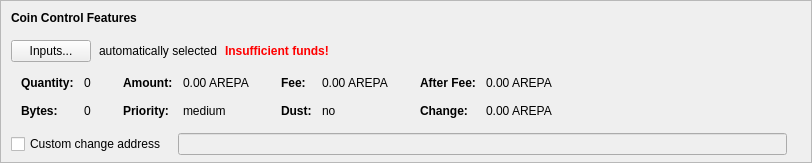
    <widget class="QFrame" name="frameCoinControl">
     <property name="sizePolicy">
      <sizepolicy hsizetype="Expanding" vsizetype="Expanding">
       <horstretch>0</horstretch>
       <verstretch>0</verstretch>
      </sizepolicy>
     </property>
     <property name="maximumSize">
      <size>
       <width>16777215</width>
       <height>16777215</height>
      </size>
     </property>
     <property name="frameShape">
      <enum>QFrame::StyledPanel</enum>
     </property>
     <property name="frameShadow">
      <enum>QFrame::Sunken</enum>
     </property>
     <layout class="QVBoxLayout" name="verticalLayoutCoinControl2">
      <property name="spacing">
       <number>0</number>
      </property>
      <property name="leftMargin">
       <number>0</number>
      </property>
      <property name="topMargin">
       <number>0</number>
      </property>
      <property name="rightMargin">
       <number>0</number>
      </property>
      <property name="bottomMargin">
       <number>6</number>
      </property>
      <item>
       <layout class="QVBoxLayout" name="verticalLayoutCoinControl" stretch="0,0,0,0,1">
        <property name="spacing">
         <number>0</number>
        </property>
        <property name="leftMargin">
         <number>10</number>
        </property>
        <property name="topMargin">
         <number>10</number>
        </property>
        <item>
         <layout class="QHBoxLayout" name="horizontalLayoutCoinControl1">
          <property name="bottomMargin">
           <number>15</number>
          </property>
          <item>
           <widget class="QLabel" name="labelCoinControlFeatures">
            <property name="sizePolicy">
             <sizepolicy hsizetype="Preferred" vsizetype="Maximum">
              <horstretch>0</horstretch>
              <verstretch>0</verstretch>
             </sizepolicy>
            </property>
            <property name="font">
             <font>
              <weight>75</weight>
              <bold>true</bold>
             </font>
            </property>
            <property name="styleSheet">
             <string notr="true">font-weight:bold;</string>
            </property>
            <property name="text">
             <string>Coin Control Features</string>
            </property>
           </widget>
          </item>
         </layout>
        </item>
        <item>
         <layout class="QHBoxLayout" name="horizontalLayoutCoinControl2" stretch="0,0,0,0">
          <property name="spacing">
           <number>8</number>
          </property>
          <property name="bottomMargin">
           <number>10</number>
          </property>
          <item>
           <widget class="QPushButton" name="pushButtonCoinControl">
            <property name="styleSheet">
             <string notr="true"/>
            </property>
            <property name="text">
             <string>Inputs...</string>
            </property>
            <property name="autoDefault">
             <bool>false</bool>
            </property>
           </widget>
          </item>
          <item>
           <widget class="QLabel" name="labelCoinControlAutomaticallySelected">
            <property name="text">
             <string>automatically selected</string>
            </property>
            <property name="margin">
             <number>5</number>
            </property>
           </widget>
          </item>
          <item>
           <widget class="QLabel" name="labelCoinControlInsuffFunds">
            <property name="font">
             <font>
              <weight>75</weight>
              <bold>true</bold>
             </font>
            </property>
            <property name="styleSheet">
             <string notr="true">color:red;font-weight:bold;</string>
            </property>
            <property name="text">
             <string>Insufficient funds!</string>
            </property>
            <property name="margin">
             <number>5</number>
            </property>
           </widget>
          </item>
          <item>
           <spacer name="horizontalSpacerCoinControl">
            <property name="orientation">
             <enum>Qt::Horizontal</enum>
            </property>
            <property name="sizeHint" stdset="0">
             <size>
              <width>40</width>
              <height>1</height>
             </size>
            </property>
           </spacer>
          </item>
         </layout>
        </item>
        <item>
         <widget class="QWidget" name="widgetCoinControl" native="true">
          <property name="sizePolicy">
           <sizepolicy hsizetype="Preferred" vsizetype="Preferred">
            <horstretch>0</horstretch>
            <verstretch>0</verstretch>
           </sizepolicy>
          </property>
          <property name="minimumSize">
           <size>
            <width>0</width>
            <height>0</height>
           </size>
          </property>
          <property name="styleSheet">
           <string notr="true"/>
          </property>
          <layout class="QHBoxLayout" name="horizontalLayoutCoinControl5">
           <property name="leftMargin">
            <number>0</number>
           </property>
           <property name="topMargin">
            <number>0</number>
           </property>
           <property name="rightMargin">
            <number>0</number>
           </property>
           <property name="bottomMargin">
            <number>0</number>
           </property>
           <item>
            <layout class="QHBoxLayout" name="horizontalLayoutCoinControl3" stretch="0,0,0,1">
             <property name="spacing">
              <number>20</number>
             </property>
             <property name="topMargin">
              <number>0</number>
             </property>
             <property name="bottomMargin">
              <number>10</number>
             </property>
             <item>
              <layout class="QFormLayout" name="formLayoutCoinControl1">
               <property name="horizontalSpacing">
                <number>10</number>
               </property>
               <property name="verticalSpacing">
                <number>14</number>
               </property>
               <property name="leftMargin">
                <number>10</number>
               </property>
               <property name="topMargin">
                <number>4</number>
               </property>
               <property name="rightMargin">
                <number>6</number>
               </property>
               <item row="0" column="0">
                <widget class="QLabel" name="labelCoinControlQuantityText">
                 <property name="font">
                  <font>
                   <weight>75</weight>
                   <bold>true</bold>
                  </font>
                 </property>
                 <property name="text">
                  <string>Quantity:</string>
                 </property>
                 <property name="margin">
                  <number>0</number>
                 </property>
                </widget>
               </item>
               <item row="0" column="1">
                <widget class="QLabel" name="labelCoinControlQuantity">
                 <property name="cursor">
                  <cursorShape>IBeamCursor</cursorShape>
                 </property>
                 <property name="contextMenuPolicy">
                  <enum>Qt::ActionsContextMenu</enum>
                 </property>
                 <property name="text">
                  <string notr="true">0</string>
                 </property>
                 <property name="margin">
                  <number>0</number>
                 </property>
                 <property name="textInteractionFlags">
                  <set>Qt::LinksAccessibleByMouse|Qt::TextSelectableByKeyboard|Qt::TextSelectableByMouse</set>
                 </property>
                </widget>
               </item>
               <item row="1" column="0">
                <widget class="QLabel" name="labelCoinControlBytesText">
                 <property name="font">
                  <font>
                   <weight>75</weight>
                   <bold>true</bold>
                  </font>
                 </property>
                 <property name="text">
                  <string>Bytes:</string>
                 </property>
                </widget>
               </item>
               <item row="1" column="1">
                <widget class="QLabel" name="labelCoinControlBytes">
                 <property name="cursor">
                  <cursorShape>IBeamCursor</cursorShape>
                 </property>
                 <property name="contextMenuPolicy">
                  <enum>Qt::ActionsContextMenu</enum>
                 </property>
                 <property name="text">
                  <string notr="true">0</string>
                 </property>
                 <property name="textInteractionFlags">
                  <set>Qt::LinksAccessibleByMouse|Qt::TextSelectableByKeyboard|Qt::TextSelectableByMouse</set>
                 </property>
                </widget>
               </item>
              </layout>
             </item>
             <item>
              <layout class="QFormLayout" name="formLayoutCoinControl2">
               <property name="horizontalSpacing">
                <number>10</number>
               </property>
               <property name="verticalSpacing">
                <number>14</number>
               </property>
               <property name="leftMargin">
                <number>6</number>
               </property>
               <property name="topMargin">
                <number>4</number>
               </property>
               <property name="rightMargin">
                <number>6</number>
               </property>
               <item row="0" column="0">
                <widget class="QLabel" name="labelCoinControlAmountText">
                 <property name="font">
                  <font>
                   <weight>75</weight>
                   <bold>true</bold>
                  </font>
                 </property>
                 <property name="text">
                  <string>Amount:</string>
                 </property>
                 <property name="margin">
                  <number>0</number>
                 </property>
                </widget>
               </item>
               <item row="0" column="1">
                <widget class="QLabel" name="labelCoinControlAmount">
                 <property name="cursor">
                  <cursorShape>IBeamCursor</cursorShape>
                 </property>
                 <property name="contextMenuPolicy">
                  <enum>Qt::ActionsContextMenu</enum>
                 </property>
                 <property name="text">
                  <string notr="true">0.00 AREPA</string>
                 </property>
                 <property name="textInteractionFlags">
                  <set>Qt::LinksAccessibleByMouse|Qt::TextSelectableByKeyboard|Qt::TextSelectableByMouse</set>
                 </property>
                </widget>
               </item>
               <item row="1" column="0">
                <widget class="QLabel" name="labelCoinControlPriorityText">
                 <property name="font">
                  <font>
                   <weight>75</weight>
                   <bold>true</bold>
                  </font>
                 </property>
                 <property name="text">
                  <string>Priority:</string>
                 </property>
                </widget>
               </item>
               <item row="1" column="1">
                <widget class="QLabel" name="labelCoinControlPriority">
                 <property name="cursor">
                  <cursorShape>IBeamCursor</cursorShape>
                 </property>
                 <property name="contextMenuPolicy">
                  <enum>Qt::ActionsContextMenu</enum>
                 </property>
                 <property name="text">
                  <string>medium</string>
                 </property>
                 <property name="textInteractionFlags">
                  <set>Qt::LinksAccessibleByMouse|Qt::TextSelectableByKeyboard|Qt::TextSelectableByMouse</set>
                 </property>
                </widget>
               </item>
              </layout>
             </item>
             <item>
              <layout class="QFormLayout" name="formLayoutCoinControl3">
               <property name="horizontalSpacing">
                <number>10</number>
               </property>
               <property name="verticalSpacing">
                <number>14</number>
               </property>
               <property name="leftMargin">
                <number>6</number>
               </property>
               <property name="topMargin">
                <number>4</number>
               </property>
               <property name="rightMargin">
                <number>6</number>
               </property>
               <item row="0" column="0">
                <widget class="QLabel" name="labelCoinControlFeeText">
                 <property name="font">
                  <font>
                   <weight>75</weight>
                   <bold>true</bold>
                  </font>
                 </property>
                 <property name="text">
                  <string>Fee:</string>
                 </property>
                 <property name="margin">
                  <number>0</number>
                 </property>
                </widget>
               </item>
               <item row="0" column="1">
                <widget class="QLabel" name="labelCoinControlFee">
                 <property name="cursor">
                  <cursorShape>IBeamCursor</cursorShape>
                 </property>
                 <property name="contextMenuPolicy">
                  <enum>Qt::ActionsContextMenu</enum>
                 </property>
                 <property name="text">
                  <string notr="true">0.00 AREPA</string>
                 </property>
                 <property name="textInteractionFlags">
                  <set>Qt::LinksAccessibleByMouse|Qt::TextSelectableByKeyboard|Qt::TextSelectableByMouse</set>
                 </property>
                </widget>
               </item>
               <item row="1" column="0">
                <widget class="QLabel" name="labelCoinControlLowOutputText">
                 <property name="font">
                  <font>
                   <weight>75</weight>
                   <bold>true</bold>
                  </font>
                 </property>
                 <property name="text">
                  <string>Dust:</string>
                 </property>
                </widget>
               </item>
               <item row="1" column="1">
                <widget class="QLabel" name="labelCoinControlLowOutput">
                 <property name="cursor">
                  <cursorShape>IBeamCursor</cursorShape>
                 </property>
                 <property name="contextMenuPolicy">
                  <enum>Qt::ActionsContextMenu</enum>
                 </property>
                 <property name="text">
                  <string>no</string>
                 </property>
                 <property name="textInteractionFlags">
                  <set>Qt::LinksAccessibleByMouse|Qt::TextSelectableByKeyboard|Qt::TextSelectableByMouse</set>
                 </property>
                </widget>
               </item>
              </layout>
             </item>
             <item>
              <layout class="QFormLayout" name="formLayoutCoinControl4">
               <property name="horizontalSpacing">
                <number>10</number>
               </property>
               <property name="verticalSpacing">
                <number>14</number>
               </property>
               <property name="leftMargin">
                <number>6</number>
               </property>
               <property name="topMargin">
                <number>4</number>
               </property>
               <property name="rightMargin">
                <number>6</number>
               </property>
               <item row="0" column="0">
                <widget class="QLabel" name="labelCoinControlAfterFeeText">
                 <property name="font">
                  <font>
                   <weight>75</weight>
                   <bold>true</bold>
                  </font>
                 </property>
                 <property name="text">
                  <string>After Fee:</string>
                 </property>
                 <property name="margin">
                  <number>0</number>
                 </property>
                </widget>
               </item>
               <item row="0" column="1">
                <widget class="QLabel" name="labelCoinControlAfterFee">
                 <property name="cursor">
                  <cursorShape>IBeamCursor</cursorShape>
                 </property>
                 <property name="contextMenuPolicy">
                  <enum>Qt::ActionsContextMenu</enum>
                 </property>
                 <property name="text">
                  <string notr="true">0.00 AREPA</string>
                 </property>
                 <property name="textInteractionFlags">
                  <set>Qt::LinksAccessibleByMouse|Qt::TextSelectableByKeyboard|Qt::TextSelectableByMouse</set>
                 </property>
                </widget>
               </item>
               <item row="1" column="0">
                <widget class="QLabel" name="labelCoinControlChangeText">
                 <property name="font">
                  <font>
                   <weight>75</weight>
                   <bold>true</bold>
                  </font>
                 </property>
                 <property name="text">
                  <string>Change:</string>
                 </property>
                </widget>
               </item>
               <item row="1" column="1">
                <widget class="QLabel" name="labelCoinControlChange">
                 <property name="cursor">
                  <cursorShape>IBeamCursor</cursorShape>
                 </property>
                 <property name="contextMenuPolicy">
                  <enum>Qt::ActionsContextMenu</enum>
                 </property>
                 <property name="text">
                  <string notr="true">0.00 AREPA</string>
                 </property>
                 <property name="textInteractionFlags">
                  <set>Qt::LinksAccessibleByMouse|Qt::TextSelectableByKeyboard|Qt::TextSelectableByMouse</set>
                 </property>
                </widget>
               </item>
              </layout>
             </item>
            </layout>
           </item>
          </layout>
         </widget>
        </item>
        <item>
         <layout class="QHBoxLayout" name="horizontalLayoutCoinControl4" stretch="0,0,0">
          <property name="spacing">
           <number>12</number>
          </property>
          <property name="sizeConstraint">
           <enum>QLayout::SetDefaultConstraint</enum>
          </property>
          <property name="topMargin">
           <number>5</number>
          </property>
          <property name="rightMargin">
           <number>5</number>
          </property>
          <item>
           <widget class="QCheckBox" name="checkBoxCoinControlChange">
            <property name="toolTip">
             <string>If this is activated, but the change address is empty or invalid, change will be sent to a newly generated address.</string>
            </property>
            <property name="text">
             <string>Custom change address</string>
            </property>
           </widget>
          </item>
          <item>
           <widget class="QValidatedLineEdit" name="lineEditCoinControlChange">
            <property name="enabled">
             <bool>false</bool>
            </property>
            <property name="sizePolicy">
             <sizepolicy hsizetype="Expanding" vsizetype="Fixed">
              <horstretch>0</horstretch>
              <verstretch>0</verstretch>
             </sizepolicy>
            </property>
           </widget>
          </item>
          <item>
           <widget class="QLabel" name="labelCoinControlChangeLabel">
            <property name="sizePolicy">
             <sizepolicy hsizetype="Preferred" vsizetype="Expanding">
              <horstretch>0</horstretch>
              <verstretch>0</verstretch>
             </sizepolicy>
            </property>
            <property name="minimumSize">
             <size>
              <width>0</width>
              <height>0</height>
             </size>
            </property>
            <property name="text">
             <string/>
            </property>
            <property name="margin">
             <number>3</number>
            </property>
           </widget>
          </item>
         </layout>
        </item>
        <item>
         <spacer name="verticalSpacerCoinControl">
          <property name="orientation">
           <enum>Qt::Vertical</enum>
          </property>
          <property name="sizeHint" stdset="0">
           <size>
            <width>800</width>
            <height>1</height>
           </size>
          </property>
         </spacer>
        </item>
       </layout>
      </item>
     </layout>
    </widget>
